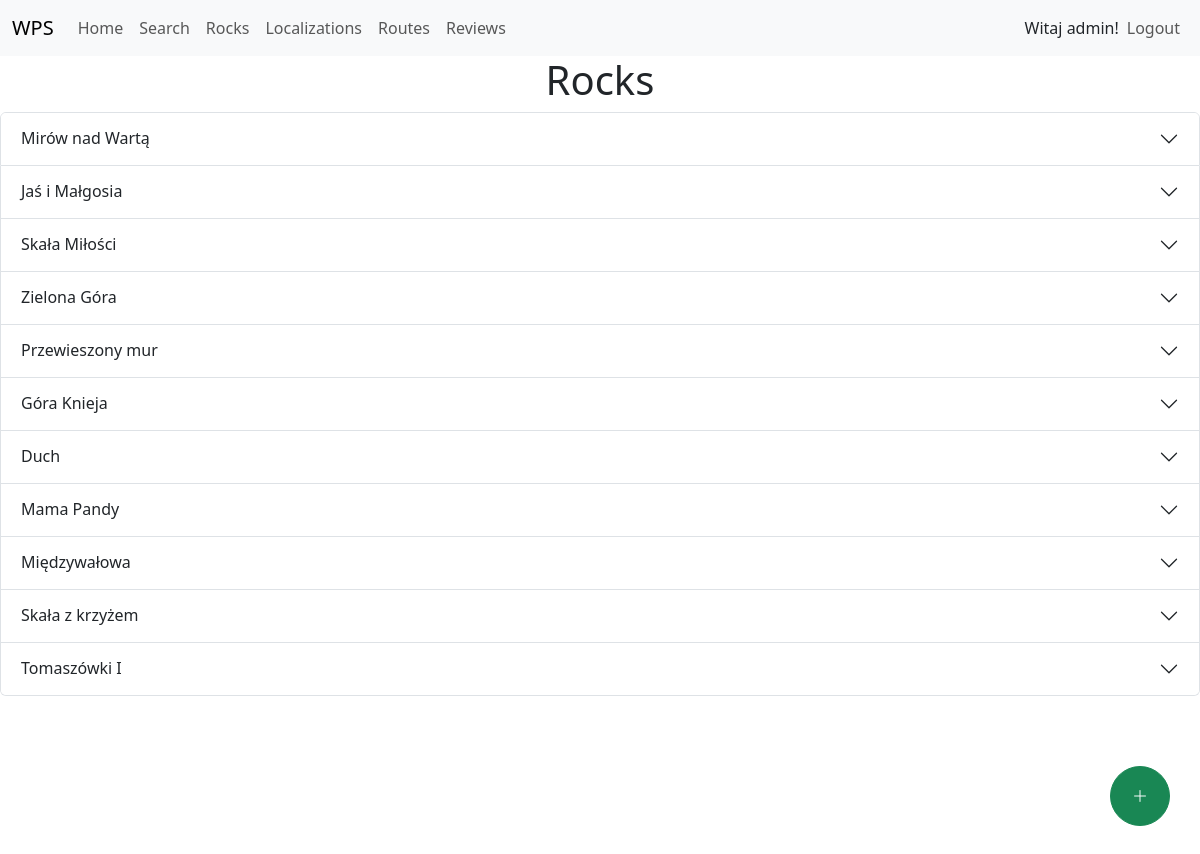
The app's page /rocks (signed in), older data.
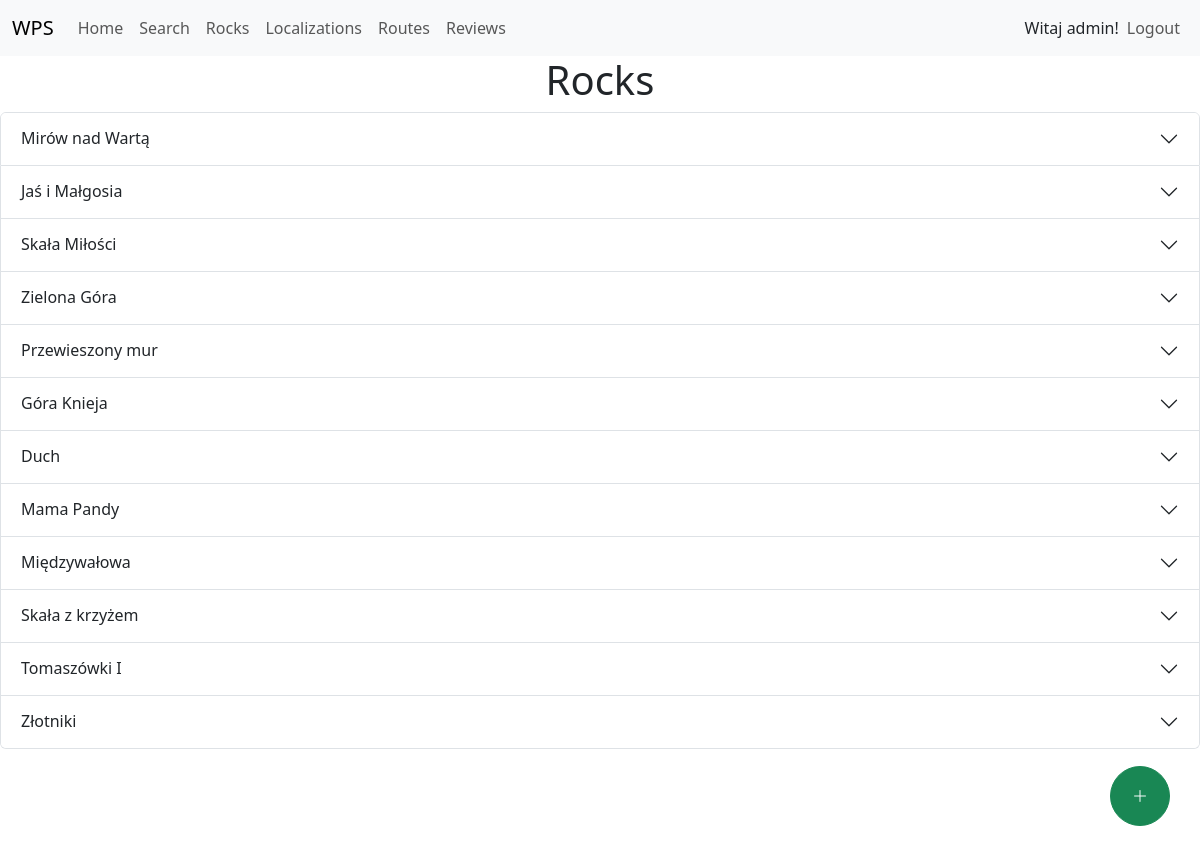
The same page, newer data.
### climbing_website/models.py (models this page shows, shortened)
class Rock(models.Model):
    rock_name = models.CharField(max_length=100)
    photo_map = models.ImageField(upload_to="images/")
    height = models.IntegerField()
    insolation = models.ForeignKey(Insolation, on_delete=CASCADE, related_name="rocks")
    formation = models.ForeignKey(Formation, on_delete=CASCADE, related_name="rocks")
    localization = models.ForeignKey(Localization, on_delete=CASCADE, related_name="rocks")

### climbing_website/views.py (the view)
# urls.py: path("rocks", views.RockListView.as_view(), name="rocks"),
class RockListView(LoginRequiredMixin, ListView):
    model = Rock
    context_object_name = "rocks"
    template_name = "climbing_website/rocks.html"

### climbing_website/models.py (called while the page is built)
    def __str__(self):
        return self.name

    def __str__(self):
        return self.name

### climbing_website/templates/climbing_website/rocks.html (shortened to what this page needs)
{% extends "climbing_website/base.html" %}
{% block content %}
<h1 class="text-center">Rocks</h1>
{% if user.is_superuser %}
<a href="{% url 'create_rock' %}" class="floating-button"><button class="btn btn-success"><i class="bi bi-plus-lg"></i></button></a>
{% endif %}
<div class="accordion" id="accordionExample">
    {% for rock in rocks %}
    <div class="accordion-item" id="rock_{{rock.id}}">
        <h2 class="accordion-header" id="heading{{rock.id}}">
            <button class="accordion-button collapsed" type="button" data-bs-toggle="collapse"
                    data-bs-target="#collapse{{rock.id}}"
                    aria-expanded="false" aria-controls="collapse{{rock.id}}">
                {{ rock.rock_name }}
            </button>
        </h2>
    </div>
    {% endfor %}
</div>
{% endblock %}

Row changes from the older to the newer data that the page shows:
added Rock: rock_name "Złotniki"
